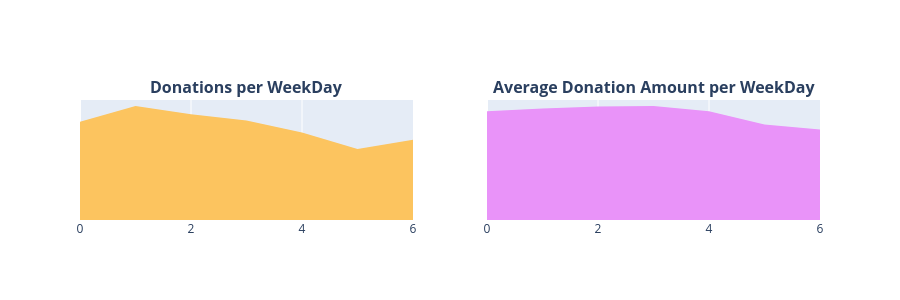

Notebook code cell kept with this figure:
### Markdown cell above
### Donaciones por Día de Semana
- 3.4.7 Número de Donaciones por Día de Semana
- 3.4.8 Montos Promedio de Donación por Día de Semana

### Code cell
t4 = donations_df.groupby(['Donation Weekday']).agg({'Donation Year' : 'count', 'Donation Amount' : 'mean'}).reset_index().rename(columns={'Donation Year' : 'Total Donations', 'Donation Amount' : 'Average Amount'})
x = t4['Donation Weekday']
y1 = t4['Total Donations']
y2 = t4['Average Amount']
trace1 = go.Scatter(x=x, y=y1, fill='tozeroy', fillcolor = '#fcc45f', mode= 'none')
trace2 = go.Scatter(x=x, y=y2, fill='tozeroy', fillcolor = "#e993f9", mode= 'none')
fig = tools.make_subplots(rows=1, cols=2, print_grid=False, subplot_titles = ["<b>Donations per WeekDay</b>", "<b>Average Donation Amount per WeekDay</b>"])
fig.append_trace(trace1, 1, 1);
fig.append_trace(trace2, 1, 2);

fig['layout'].update(height=300, showlegend=False, yaxis=dict(
        autorange=True,
        showgrid=False,
        zeroline=False,
        showline=False,
        ticks='',
        showticklabels=False
    ), yaxis2=dict(
        autorange=True,
        showgrid=False,
        zeroline=False,
        showline=False,
        ticks='',
        showticklabels=False
    ));
iplot(fig);

### Figure 1 — Plotly figure (JSON) as saved in the notebook; plotly's stock layout.template omitted (floating-point values rounded to 4 significant figures)
{"data": [{"fill": "tozeroy", "fillcolor": "#fcc45f", "mode": "none", "type": "scatter", "x": [0, 1, 2, 3, 4, 5, 6], "xaxis": "x", "y": [702456, 814455, 754823, 711283, 624530, 507669, 572668], "yaxis": "y"}, {"fill": "tozeroy", "fillcolor": "#e993f9", "mode": "none", "type": "scatter", "x": [0, 1, 2, 3, 4, 5, 6], "xaxis": "x2", "y": [61.59, 63.22, 64.24, 64.57, 61.56, 54.08, 51.22], "yaxis": "y2"}], "layout": {"annotations": [{"font": {"size": 16}, "showarrow": false, "text": "<b>Donations per WeekDay</b>", "x": 0.225, "xanchor": "center", "xref": "paper", "y": 1, "yanchor": "bottom", "yref": "paper"}, {"font": {"size": 16}, "showarrow": false, "text": "<b>Average Donation Amount per WeekDay</b>", "x": 0.775, "xanchor": "center", "xref": "paper", "y": 1, "yanchor": "bottom", "yref": "paper"}], "height": 300, "showlegend": false, "xaxis": {"anchor": "y", "domain": [0, 0.45]}, "xaxis2": {"anchor": "y2", "domain": [0.55, 1]}, "yaxis": {"anchor": "x", "autorange": true, "domain": [0, 1], "showgrid": false, "showline": false, "showticklabels": false, "ticks": "", "zeroline": false}, "yaxis2": {"anchor": "x2", "autorange": true, "domain": [0, 1], "showgrid": false, "showline": false, "showticklabels": false, "ticks": "", "zeroline": false}}}
